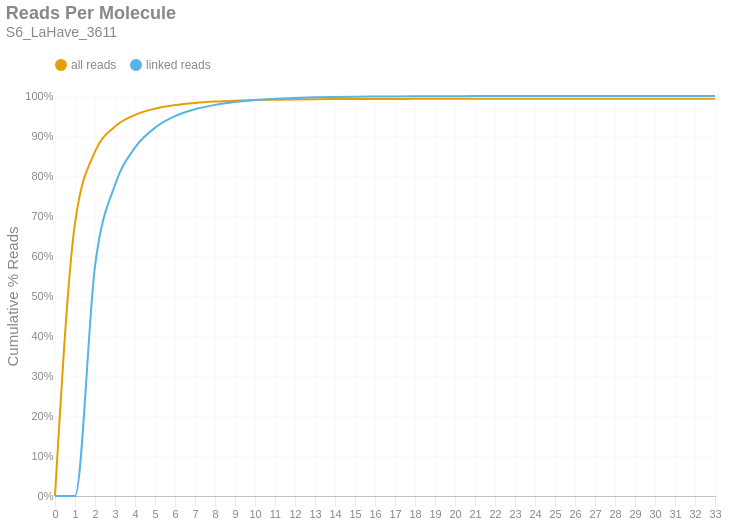

Notebook code for this chart:
### Markdown cell above
### Reads per Molecule
This chart shows the cumulative distribution of the number of reads per linked molecule. That is, how many alignments are associated with a unique molecule. This excludes the number of reads associated with invalid or absent linked-read barcodes. The `linked` histogram is the percentages recalculated when disregarding singletons.

### Code cell
if SKIPLR:
    print_html(f"Skipped")
else:
    counts = np.bincount(valids['reads'].cast(pl.Int64).to_numpy())
    weighted = counts * np.arange(len(counts))
    all_perc = weighted / n_reads
    linked_perc = weighted / n_linked_reads
    linked_perc[1] = 0
    binned_df = pl.DataFrame({
        'readsper': list(range(len(counts))),
        'all reads (cumsum)': np.cumsum(all_perc).tolist(),
        'linked reads (cumsum)': np.cumsum(linked_perc).tolist(),
    })

    with SafeRender(binned_df):
        (
            density_plot(binned_df, 'Reads Per Molecule', samplename, 'readspmol')
            .encode(
                x=alt.X('readsper:O', title=None).axis(labelAngle=0).scale(padding=0),
                y=alt.Y('value:Q', title='Cumulative % Reads').axis(format='%').stack(False),
                color=alt.Color("key:N").scale(domain=["all reads", "linked reads"]),
                tooltip=[
                    alt.Tooltip("key:N", title="Data Type"),
                    alt.Tooltip("readsper:O", title="Reads Per Molecule"),
                    alt.Tooltip("value:Q", format=".2%", title="% Reads (Cum.)")
                ]            
            )
        ).display()

### Figure 1 — Vega-Lite specification as saved in the notebook (floating-point values rounded to 4 significant figures)
{"width": "container", "height": 400, "config": {"title": {"anchor": "start", "dy": -15, "fontSize": 18, "color": "#888888", "subtitleColor": "#888888", "subtitleFontSize": 14}, "arc": {"fill": "#0072B2"}, "axis": {"domainColor": "#888888", "domainWidth": 0.5, "gridWidth": 0.2, "grid": false, "titleFontWeight": 400, "titleFontSize": 15, "labelFontSize": 11, "labelColor": "#888888", "tickColor": "#888888", "tickWidth": 0.2, "titleColor": "#888888"}, "axisBand": {"grid": false}, "axisX": {"grid": true, "tickSize": 10, "domainCap": "round"}, "axisY": {"domain": false, "grid": true, "tickSize": 0, "domainCap": "round"}, "background": "transparent", "header": {"labelFontSize": 15, "labelColor": "#888888", "titleFontSize": 15, "titleFontWeight": 600, "titleColor": "#888888"}, "legend": {"labelFont": "sans-serif", "labelFontSize": 12, "labelColor": "#888888", "symbolSize": 100, "symbolType": "circle", "titleFontSize": 12, "titlePadding": 10, "titleColor": "#888888", "title": null, "orient": "top"}, "range": {"category": ["#E69F00", "#56B4E9", "#009E73", "#F0E442", "#0072B2", "#D55E00", "#CC79A7", "#000000"], "diverging": ["#cfe8f3", "#a2d4ec", "#73bfe2", "#46abdb", "#1696d2", "#12719e"]}, "area": {"fill": "#0072B2", "fillOpacity": 0.7, "line": true, "strokeOpacity": 0.7}, "line": {"color": "#0072B2", "stroke": "#0072B2", "strokeWidth": 2}, "trail": {"color": "#0072B2", "stroke": "#0072B2", "strokeWidth": 0, "size": 1}, "point": {"filled": true, "fillOpacity": 1.0, "size": 95}, "text": {"color": "#888888", "fontSize": 11, "align": "right", "fontWeight": 400, "size": 11}, "bar": {"fill": "#0072B2", "stroke": null}, "view": {"stroke": null, "continuousWidth": 660, "continuousHeight": 400}}, "data": {"name": "data-cb4757ebbea31f077538c5d89824b6ae"}, "mark": {"type": "line", "interpolate": "monotone", "point": {"opacity": 0, "size": 275}}, "encoding": {"color": {"field": "key", "scale": {"domain": ["all reads", "linked reads"]}, "type": "nominal"}, "tooltip": [{"field": "key", "title": "Data Type", "type": "nominal"}, {"field": "readsper", "title": "Reads Per Molecule", "type": "ordinal"}, {"field": "value", "format": ".2%", "title": "% Reads (Cum.)", "type": "quantitative"}], "x": {"axis": {"labelAngle": 0}, "field": "readsper", "scale": {"padding": 0}, "title": null, "type": "ordinal"}, "y": {"axis": {"format": "%"}, "field": "value", "stack": false, "title": "Cumulative % Reads", "type": "quantitative"}}, "params": [{"name": "param_c36ac31b6afebe62", "select": {"type": "point", "fields": ["key"]}, "bind": "legend"}], "title": {"text": "Reads Per Molecule", "subtitle": "S6_LaHave_3611"}, "transform": [{"fold": ["all reads (cumsum)", "linked reads (cumsum)"]}, {"calculate": "replace(datum.key, ' (cumsum)', '')", "as": "key"}, {"filter": {"param": "param_c36ac31b6afebe62"}}], "usermeta": {"embedOptions": {"downloadFileName": "S6_LaHave_3611.readspmol"}}, "$schema": "https://vega.github.io/schema/vega-lite/v6.1.0.json", "datasets": {"data-cb4757ebbea31f077538c5d89824b6ae": [{"readsper": 0, "all reads (cumsum)": 0.0, "linked reads (cumsum)": 0.0}, {"readsper": 1, "all reads (cumsum)": 0.6822, "linked reads (cumsum)": 0.0}, {"readsper": 2, "all reads (cumsum)": 0.8607, "linked reads (cumsum)": 0.5742}, {"readsper": 3, "all reads (cumsum)": 0.924, "linked reads (cumsum)": 0.7779}, {"readsper": 4, "all reads (cumsum)": 0.953, "linked reads (cumsum)": 0.8711}, {"readsper": 5, "all reads (cumsum)": 0.9683, "linked reads (cumsum)": 0.9205}, {"readsper": 6, "all reads (cumsum)": 0.9773, "linked reads (cumsum)": 0.9495}, {"readsper": 7, "all reads (cumsum)": 0.9827, "linked reads (cumsum)": 0.9668}, {"readsper": 8, "all reads (cumsum)": 0.9861, "linked reads (cumsum)": 0.9778}, {"readsper": 9, "all reads (cumsum)": 0.9884, "linked reads (cumsum)": 0.985}, {"readsper": 10, "all reads (cumsum)": 0.9899, "linked reads (cumsum)": 0.99}, {"readsper": 11, "all reads (cumsum)": 0.9909, "linked reads (cumsum)": 0.993}, {"readsper": 12, "all reads (cumsum)": 0.9915, "linked reads (cumsum)": 0.9951}, {"readsper": 13, "all reads (cumsum)": 0.992, "linked reads (cumsum)": 0.9966}, {"readsper": 14, "all reads (cumsum)": 0.9923, "linked reads (cumsum)": 0.9976}, {"readsper": 15, "all reads (cumsum)": 0.9925, "linked reads (cumsum)": 0.9983}, {"readsper": 16, "all reads (cumsum)": 0.9926, "linked reads (cumsum)": 0.9987}, {"readsper": 17, "all reads (cumsum)": 0.9927, "linked reads (cumsum)": 0.9991}, {"readsper": 18, "all reads (cumsum)": 0.9928, "linked reads (cumsum)": 0.9993}, {"readsper": 19, "all reads (cumsum)": 0.9929, "linked reads (cumsum)": 0.9995}, {"readsper": 20, "all reads (cumsum)": 0.9929, "linked reads (cumsum)": 0.9996}, {"readsper": 21, "all reads (cumsum)": 0.993, "linked reads (cumsum)": 0.9997}, {"readsper": 22, "all reads (cumsum)": 0.993, "linked reads (cumsum)": 0.9998}, {"readsper": 23, "all reads (cumsum)": 0.993, "linked reads (cumsum)": 0.9999}, {"readsper": 24, "all reads (cumsum)": 0.993, "linked reads (cumsum)": 0.9999}, {"readsper": 25, "all reads (cumsum)": 0.993, "linked reads (cumsum)": 0.9999}, {"readsper": 26, "all reads (cumsum)": 0.993, "linked reads (cumsum)": 1.0}, {"readsper": 27, "all reads (cumsum)": 0.993, "linked reads (cumsum)": 1.0}, {"readsper": 28, "all reads (cumsum)": 0.993, "linked reads (cumsum)": 1.0}, {"readsper": 29, "all reads (cumsum)": 0.993, "linked reads (cumsum)": 1.0}, {"readsper": 30, "all reads (cumsum)": 0.993, "linked reads (cumsum)": 1.0}, {"readsper": 31, "all reads (cumsum)": 0.993, "linked reads (cumsum)": 1.0}, {"readsper": 32, "all reads (cumsum)": 0.993, "linked reads (cumsum)": 1.0}, {"readsper": 33, "all reads (cumsum)": 0.993, "linked reads (cumsum)": 1.0}]}}
